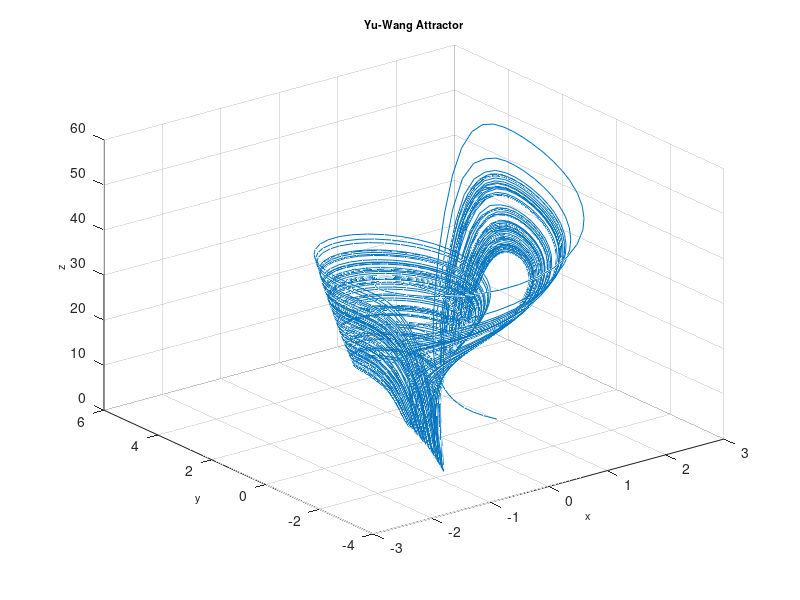

This chart was generated by the following MATLAB code:
function Yu
%==========================================================================
% Matlab program to plot a phase portrait of the 3D chaotic system
%==========================================================================
clear
clc
clf
%==================== Parameters ==========================================
a = 10; b=40; c=2; d=2.5;
%===================== Initial conditions =================================
initial=[1, 0.1, 0.2]; 
% =============== Solves ODEs =============================================
deq1=@(t,x) [a*(x(2)-x(1)); b*x(1)-c*x(1)*x(3); exp(x(1)*x(2))-d*x(3)];
[~,sol] = ode45(deq1,[0, 100],initial);
%============= Runs simulation ============================================
    plot3(sol(:,1),sol(:,2),sol(:,3)),grid
    title('Yu-Wang Attractor','fontsize',8)
    xlabel('x','fontsize',8)
    ylabel('y','fontsize',8)
    zlabel('z','fontsize',8)
%================= End of program =========================================
